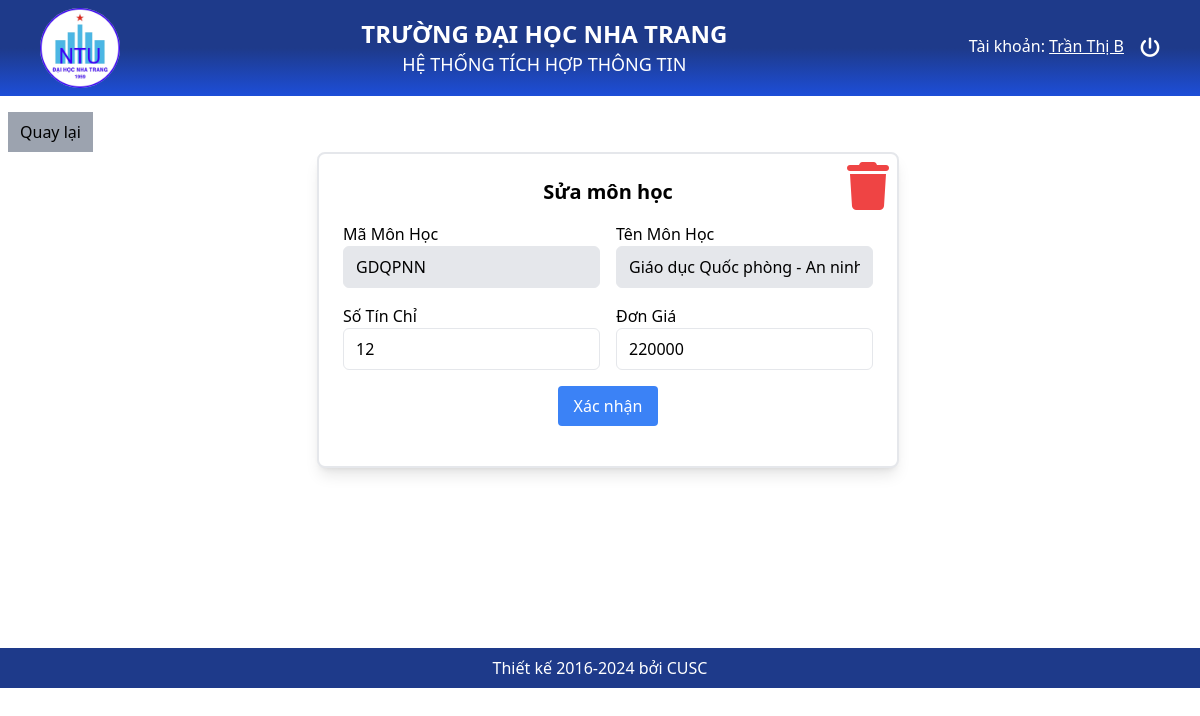
Screenshot of /Views/MH_ChinhSua.php?MaHP=GDQPNN (signed in) with the database file from the repository.
### tables this page shows
CREATE TABLE `monhoc` (
  `MaHP` varchar(10) NOT NULL,
  `TenHP` varchar(100) NOT NULL,
  `SoTinChi` int(11) NOT NULL,
  `DonGia` int(11) NOT NULL
);

### Controllers/MonHocController.php (called while the page is built, shortened)
<?php
class MonHocController {
    protected $conn;
    public function __construct($conn) {
        $this->conn = $conn;
    }
    public function ChiTietMonHoc($maMon)
    {
        $sql = "SELECT * FROM monhoc WHERE MaHP = '$maMon'";
        $result = $this->conn->query($sql);
        return $result->fetch_assoc();
    }
}
?>

### Views/MH_ChinhSua.php (the view, shortened to what this page needs)
<?php
require_once __DIR__ . '/../config/db.php';
include_once __DIR__ . '/../Controllers/MonHocController.php';
$monhocController = new MonHocController($conn);
if (isset($_GET['MaHP'])) {
    $maHP = $_GET['MaHP'];
}
$monhoc = $monhocController->ChiTietMonHoc($maHP);
?>
<?php include_once __DIR__ . "/../layout/header.php"; ?>
<body>
    <div class="m-4 w-full mx-2 min-h-[520px] ">
        <button onclick="window.history.back()" class="px-3 py-2 bg-gray-400">Quay lại</button>
        <div id="" class="flex items-center justify-center">
            <div class="bg-white p-6 rounded-lg w-max shadow-lg border-2 relative">
                <button onclick="openModal()" class="absolute top-2 right-2 text-5xl text-red-500 hover:text-red-600"><i
                        class="fa-solid fa-trash"></i></button>
                <h2 class="text-xl font-bold mb-4 text-center">Sửa môn học</h2>
                <form method="POST" action="" class="grid grid-cols-2 gap-4 mt-4">
                    <div class="">
                        <label class="block font-medium">Mã Môn Học</label>
                        <input type="text" name="maMonHoc" value="<?php echo $monhoc['MaHP'] ?>"
                            class="bg-gray-200 w-full px-3 py-2 border rounded-md" disabled>
                    </div>
                    <div class="">
                        <label class="block font-medium">Tên Môn Học</label>
                        <input type="text" name="tenMonHoc" value="<?php echo $monhoc['TenHP'] ?>"
                            class="bg-gray-200 w-full px-3 py-2 border rounded-md" disabled>
                    </div>
                    <div class="">
                        <label class="block font-medium">Số Tín Chỉ</label>
                        <input type="number" min="1" step="1" name="soTC" value="<?php echo $monhoc['SoTinChi'] ?>"
                            class="w-full px-3 py-2 border rounded-md" required>
                    </div>
                    <div class="">
                        <label class="block font-medium">Đơn Giá</label>
                        <input type="number" min="220000" step="10000" name="donGia"
                            value="<?php echo $monhoc['DonGia'] ?>" class="w-full px-3 py-2 border rounded-md" required>
                    </div>
                    <div class="col-span-2 text-center">
                        <button type="submit" name="SuaMH" value="SuaMH"
                            class="px-4 py-2 bg-blue-500 text-white rounded hover:bg-blue-600">Xác nhận</button>
                    </div>
                </form>
            </div>
        </div>
    </div>
</body>
<?php include_once __DIR__ . "/../layout/footer.php"; ?>

### rows the page displays
monhoc: maMonHoc "GDQPNN", tenMonHoc "Giáo dục Quốc phòng - An ninh", soTC "12", donGia "220000"

### other values shown
$_SESSION['User']['HoTen'] "Trần Thị B"
